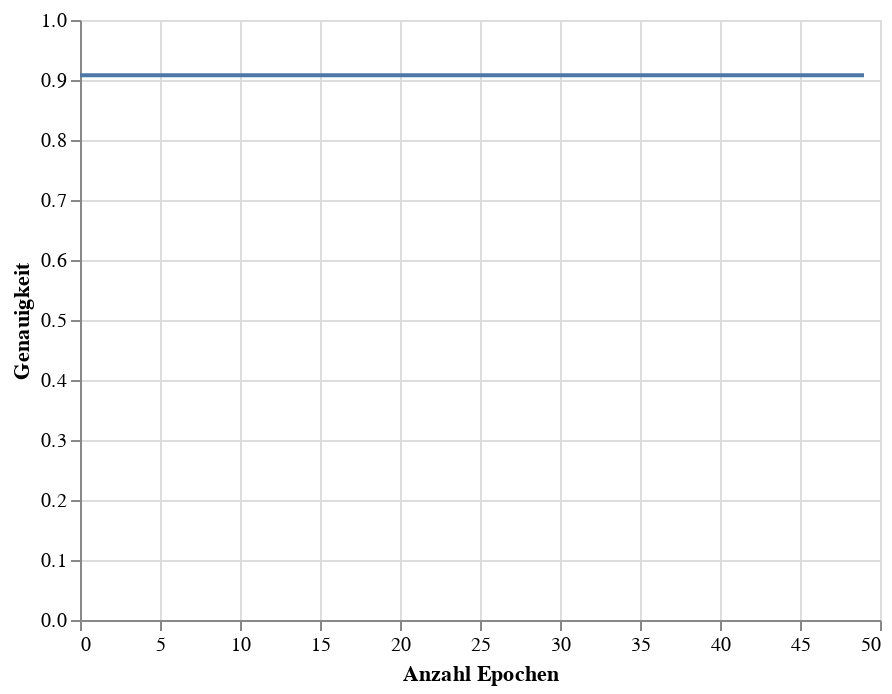

Here is the notebook cell this chart was saved with:
### Code cell
accuracy_chart = alt.Chart(accuracy_df).mark_line().encode(
    x=alt.X('Epoch',title = 'Anzahl Epochen'),
    y=alt.Y('Accuracy', title = 'Genauigkeit')
)
accuracy_chart

### Figure 1 — Vega-Lite specification as saved in the notebook (floating-point values rounded to 4 significant figures)
{"config": {"view": {"continuousWidth": 400, "continuousHeight": 300}}, "data": {"name": "data-41a46951e8bd8577fb188bdce1948bfa"}, "mark": "line", "encoding": {"x": {"field": "Epoch", "title": "Anzahl Epochen", "type": "quantitative"}, "y": {"field": "Accuracy", "title": "Genauigkeit", "type": "quantitative"}}, "$schema": "https://vega.github.io/schema/vega-lite/v4.17.0.json", "datasets": {"data-41a46951e8bd8577fb188bdce1948bfa": [{"Epoch": 0, "Accuracy": 0.9079}, {"Epoch": 1, "Accuracy": 0.9079}, {"Epoch": 2, "Accuracy": 0.9079}, {"Epoch": 3, "Accuracy": 0.9079}, {"Epoch": 4, "Accuracy": 0.9079}, {"Epoch": 5, "Accuracy": 0.9079}, {"Epoch": 6, "Accuracy": 0.9079}, {"Epoch": 7, "Accuracy": 0.9079}, {"Epoch": 8, "Accuracy": 0.9079}, {"Epoch": 9, "Accuracy": 0.9079}, {"Epoch": 10, "Accuracy": 0.9079}, {"Epoch": 11, "Accuracy": 0.9079}, {"Epoch": 12, "Accuracy": 0.9079}, {"Epoch": 13, "Accuracy": 0.9079}, {"Epoch": 14, "Accuracy": 0.9079}, {"Epoch": 15, "Accuracy": 0.9079}, {"Epoch": 16, "Accuracy": 0.9079}, {"Epoch": 17, "Accuracy": 0.9079}, {"Epoch": 18, "Accuracy": 0.9079}, {"Epoch": 19, "Accuracy": 0.9079}, {"Epoch": 20, "Accuracy": 0.9079}, {"Epoch": 21, "Accuracy": 0.9079}, {"Epoch": 22, "Accuracy": 0.9079}, {"Epoch": 23, "Accuracy": 0.9079}, {"Epoch": 24, "Accuracy": 0.9079}, {"Epoch": 25, "Accuracy": 0.9079}, {"Epoch": 26, "Accuracy": 0.9079}, {"Epoch": 27, "Accuracy": 0.9079}, {"Epoch": 28, "Accuracy": 0.9079}, {"Epoch": 29, "Accuracy": 0.9079}, {"Epoch": 30, "Accuracy": 0.9079}, {"Epoch": 31, "Accuracy": 0.9079}, {"Epoch": 32, "Accuracy": 0.9079}, {"Epoch": 33, "Accuracy": 0.9079}, {"Epoch": 34, "Accuracy": 0.9079}, {"Epoch": 35, "Accuracy": 0.9079}, {"Epoch": 36, "Accuracy": 0.9079}, {"Epoch": 37, "Accuracy": 0.9079}, {"Epoch": 38, "Accuracy": 0.9079}, {"Epoch": 39, "Accuracy": 0.9079}, {"Epoch": 40, "Accuracy": 0.9079}, {"Epoch": 41, "Accuracy": 0.9079}, {"Epoch": 42, "Accuracy": 0.9079}, {"Epoch": 43, "Accuracy": 0.9079}, {"Epoch": 44, "Accuracy": 0.9079}, {"Epoch": 45, "Accuracy": 0.9079}, {"Epoch": 46, "Accuracy": 0.9079}, {"Epoch": 47, "Accuracy": 0.9079}, {"Epoch": 48, "Accuracy": 0.9079}, {"Epoch": 49, "Accuracy": 0.9079}]}}
